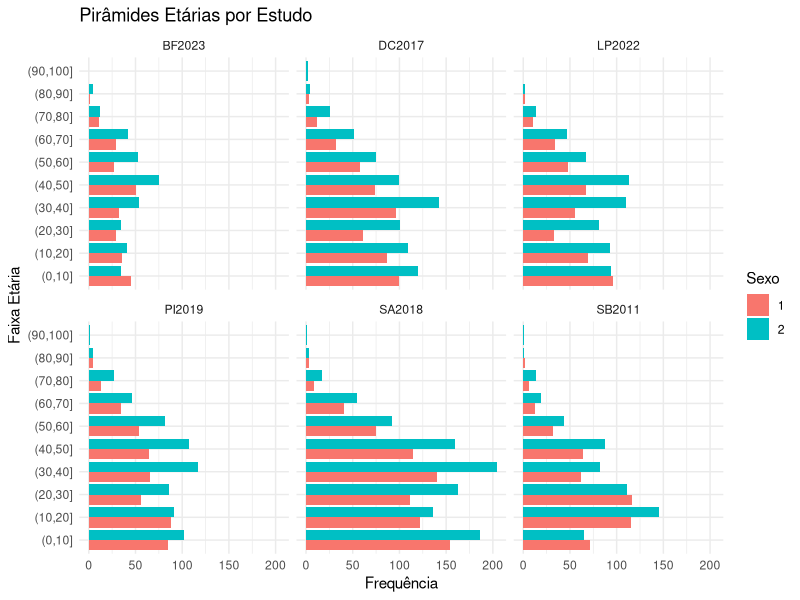
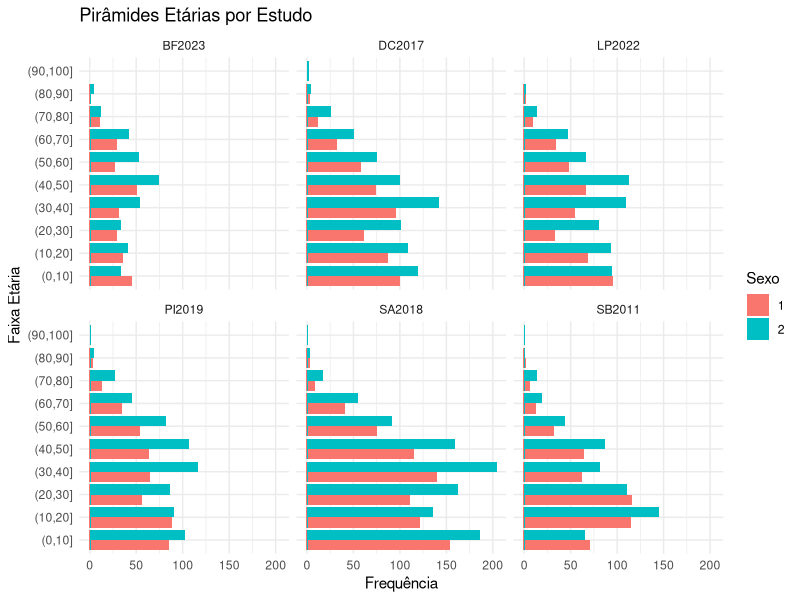
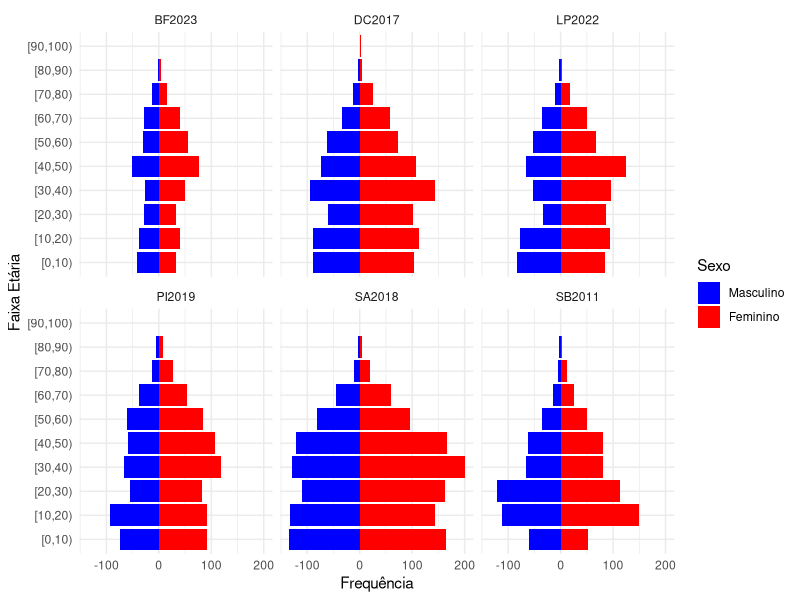

Write the R code that produced these figures, in order.
# Estatística descritiva para análise de dados
# Trabalhando com arquivos .csv em R
# Autor: Luciano K. Silva
# Objetivo: Plotar um gráfico de pirâmide etária

# Configurando o diretório de trabalho
setwd("C:/Users/kalab/OneDrive/Documentos/GitHub/r_analysis")


# Instalando bibliotecas necessários
list.of.packages <- c("ggplot2", "tidyverse")
new.packages <- list.of.packages[!(list.of.packages %in% installed.packages()[,"Package"])]
if(length(new.packages)) install.packages(new.packages)

# Carregando bibliotecas necessários
library(tidyverse)
library(ggplot2)

# 1. Ler o arquivo CSV
dados <- read.csv("dados_demograficos.csv")

# 2. Estratificar os dados por "study" e criar faixas etárias de 10 em 10 anos
dados <- dados %>% 
  mutate(faixa_etaria = cut(idade, breaks = seq(0, 100, by = 10))) %>%
  group_by(study, faixa_etaria, sexo) %>%
  summarise(idade = n())

# 3. Plotar as pirâmides etárias
ggplot(dados, aes(x = faixa_etaria, y = idade, fill = factor(sexo))) +
  geom_bar(stat = "identity", position = "dodge") +
  facet_wrap(~ study) +
  coord_flip() +
  scale_y_continuous(labels = abs) +
  labs(x = "Faixa Etária", y = "Frequência", fill = "Sexo") +
  ggtitle("Pirâmides Etárias por Estudo") +
  theme_minimal()

ggplot(dados, aes(x = faixa_etaria, y = idade, fill = factor(sexo))) +
  geom_bar(stat = "identity", position = "dodge") +
  geom_bar(data = subset(dados, sexo == 1), aes(y = -..count..), stat = "count") +
  geom_bar(data = subset(dados, sexo == 2), aes(y = ..count..), stat = "count") +
  facet_wrap(~ study) +
  coord_flip() +
  scale_y_continuous(labels = abs) +
  labs(x = "Faixa Etária", y = "Frequência", fill = "Sexo") +
  ggtitle("Pirâmides Etárias por Estudo") +
  theme_minimal()

# Carregar os dados
dados <- read.csv("dados_demograficos.csv")

# Limpar os dados (opcional, ajustar de acordo com a necessidade)
dados <- dados %>%
  filter(!is.na(sexo), !is.na(idade), !is.na(study))

# Criar faixas etárias
dados <- dados %>%
  mutate(faixa_etaria = cut(idade, breaks = seq(0, 100, by = 10), right = FALSE))

# Plotar a pirâmide etária para cada estudo
ggplot(dados, aes(x = faixa_etaria, fill = factor(sexo))) +
  geom_bar(data = subset(dados, sexo == 1), aes(y = -..count..), stat = "count") +
  geom_bar(data = subset(dados, sexo == 2), aes(y = ..count..), stat = "count") +
  facet_wrap(~ study) +
  scale_fill_manual(values = c("1" = "blue", "2" = "red"),
                    labels = c("Masculino", "Feminino")) +
  coord_flip() +
  labs(x = "Faixa Etária", y = "Frequência", fill = "Sexo") +
  theme_minimal()

